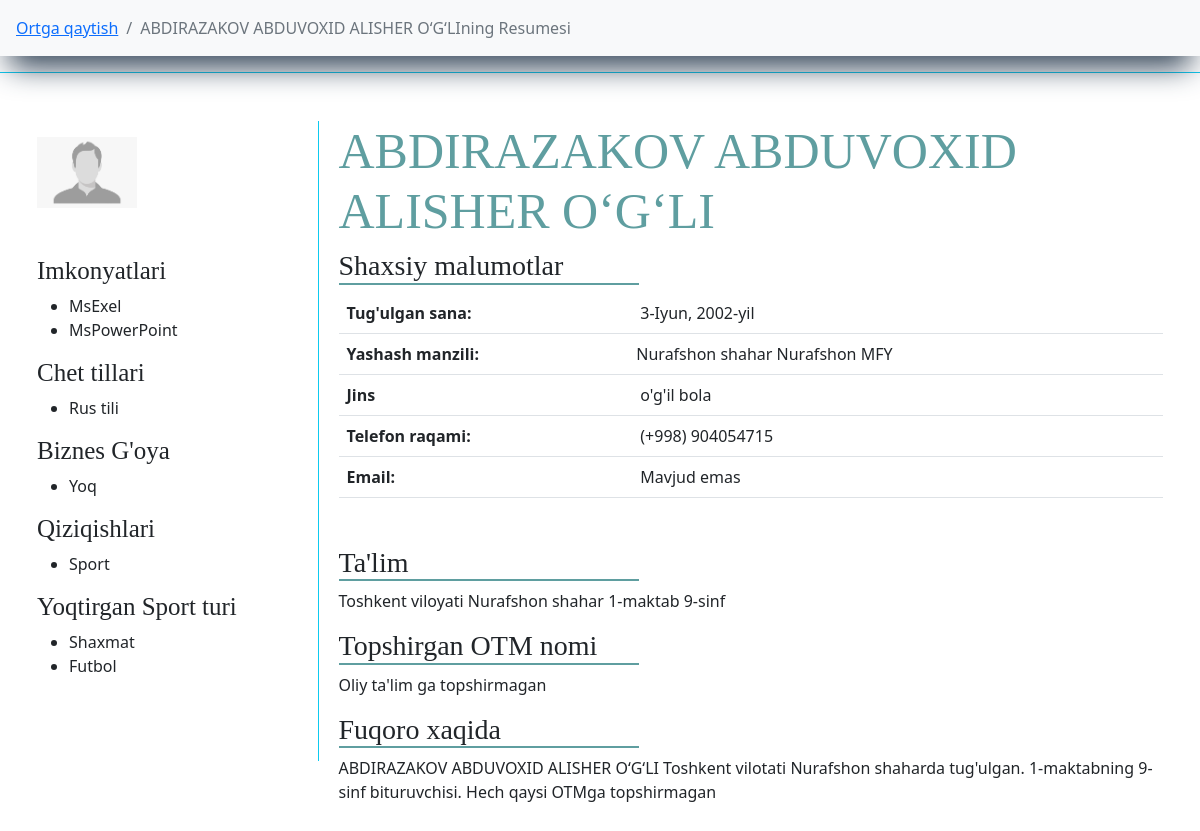
Page /bitiruvchilar/jadval/maktab/bitiruvchi/9/ (signed in) on the committed database.
### main/models.py (models this page shows, shortened)
class Bitiruvchi(models.Model):
    f_name = models.CharField(max_length=l, verbose_name="F.I.Sh")
    img  = models.ImageField(default='default/default.png', upload_to='bitiruvchilar-foto/', verbose_name="Rasm")
    t_sana = models.DateField(verbose_name="Tug'ulgan sana", null=True, blank=True)
    jins = models.CharField(max_length=l, choices=jins, verbose_name="Jinsi", default="o'g'il bola")
    millat = models.CharField(max_length=l, null=True, blank=True)
    tuman = models.ForeignKey(TumanVaShahar, on_delete=models.CASCADE, verbose_name="Yashaydigan tuman(shahar)")
    mahalla = models.ForeignKey(Mahalla, on_delete=models.CASCADE, verbose_name="Mahalla Nomi")
    uy = models.CharField(max_length=l, null=True, blank=True, verbose_name="Ko'cha nomi 45uy")
    phone = models.CharField(max_length=9, verbose_name="Telefon raqam (+998) ", null=True, blank=True)
    email = models.EmailField(max_length=l, verbose_name="E-Pochta", null=True, blank=True)
    imkonyat = models.ManyToManyField(Imkonyat, related_name="abilty", verbose_name="Kompyuter bilimi")
    qiziqish = models.ForeignKey(Qiziqish, related_name="interest", on_delete=models.CASCADE, verbose_name="Qiziqish")
    sport = models.ManyToManyField(Sport, related_name="sport", verbose_name="Qiziqadigan sport turi")
    chettili = models.ManyToManyField(ChetTili, related_name="f_lang")
    idea = models.CharField(verbose_name="Biznes g'oya", max_length=l, choices=yesNo, default="Yoq")
    short_f = models.CharField(max_length=10000, verbose_name="Bizness g'oya haqqida qisqacha (agar bor bo'lsa)", null=True, blank=True)
    add_time = models.DateTimeField(auto_now_add=True)
    def __str__(self):
        return self.f_name

class AutoTime(models.Model):
    name = models.CharField(max_length=l, verbose_name="Nomi")
    add_time = models.DateTimeField(auto_now_add=True)
    def __str__(self):
        return self.name

class Imkonyat(AutoTime):
    def __str__(self):
        return super().__str__()

class AutoTime(models.Model):
    name = models.CharField(max_length=l, verbose_name="Nomi")
    add_time = models.DateTimeField(auto_now_add=True)
    def __str__(self):
        return self.name

class ChetTili(AutoTime):
    def __str__(self):
        return super().__str__()

class Sport(AutoTime):
    def __str__(self):
        return super().__str__()

class TumanVaShahar(AutoTime):
    status = models.CharField(max_length=l, choices=t_sh, default="shaxar")
    def __str__(self):
        return f"{super().name} {self.status}"

class MaktabBitiruvchisi(Bitiruvchi):
    tuman_mk = models.ForeignKey(TumanVaShahar, on_delete=models.SET_NULL, null=True, blank=True, verbose_name="Maktab manzili")
    maktab = models.ForeignKey(Maktab, on_delete=models.CASCADE, verbose_name="Bitirayotgan maktab")
    sinf = models.CharField(max_length=l, choices=sinf, default='9-sinf', verbose_name="Sinf")
    univer_sity = models.CharField(max_length=l, verbose_name="Topshirmoqchi bo'lgan universitet", null=True, blank=True)
    maqsad = models.CharField(max_length=l, choices=aim, null=True, blank=True, default="Ishlamoqchi", verbose_name="Maqsadi")
    vil = models.ForeignKey(Vil, related_name="mk_vil", on_delete=models.SET_NULL, null=True, blank=True, verbose_name="OTM manzili")
    otm_name = models.ForeignKey(Universitet, on_delete=models.SET_NULL, null=True, blank=True, verbose_name="Topshirmoqchi bo'lgan OTM Nomi")
    stu_way_un = models.CharField(max_length=l, null=True, blank=True, verbose_name="Mutaxasislik")
    other_un = models.CharField(max_length=l, verbose_name="ChetEl OTM nomi", null=True, blank=True)
    stu_way_ch = models.CharField(max_length=l, null=True, blank=True, verbose_name="Mutaxasislik")
    def __str__(self):
        return super().__str__()

class Maktab(AutoTime):
    tuman = models.ForeignKey(TumanVaShahar, on_delete=models.CASCADE, verbose_name="Qaysi tuman")
    status = models.CharField(max_length=l, default="O'rta ta'lim maktabi", choices=type_school, blank=True, null=True)
    def __str__(self):
        return f"{super().name}-{self.status}"

### main/views.py (the view)
# urls.py: path("jadval/maktab/bitiruvchi/<pk>/", ResumeMaktabTable, name="RMT"),
def ResumeMaktabTable(request, pk):
    maktab_b = MaktabBitiruvchisi.objects.get(pk=pk)
    return render(request, 'cv/resume_maktab_table.html', {
        'object': maktab_b,
    })

### main/custom_context_processor.py (called while the page is built)
def data_avalible(request):
    all_tumanlar = TumanVaShahar.objects.all().order_by('name')
    context = {
        'all_tumanlar':all_tumanlar,
    }
    return context

### main/models.py (called while the page is built)
    def __str__(self):
        return f"{super().__str__()} MFY"

    def __str__(self):
        return super().__str__()

### templates/cv/resume_maktab_table.html (shortened to what this page needs)
{% extends "main.html" %}
{% block content %}
<nav aria-label="breadcrumb" class="sticky-top bg-light">
    <ol class="breadcrumb p-3">
      <li class="breadcrumb-item"><a href="{% url 'M' %}">Ortga qaytish</a></li>
      <li class="breadcrumb-item active" aria-current="page">{{ object }}ning Resumesi</li>
    </ol>
</nav>
<div class="row">
    <div class="shadow_light col-xxl-5 m-auto p-5 border border-info">
        <div class="img-name">
            <div class="img border-end border-info pt-3">
                <img src="{{ object.img.url }}" width="100" alt="">
                <div class="imkonyat">
                    <h3>Imkonyatlari</h3>
                    <ul>
                        {% for i in object.imkonyat.all %}
                            <li>{{ i }}</li>
                        {% endfor %}
                    </ul>
                    <h3>Chet tillari</h3>
                    <ul>
                        {% for i in object.chettili.all %}
                            <li>{{ i }}</li>
                        {% endfor %}
                    </ul>
                    <h3>Biznes G'oya</h3>
                    <ul>
                        <li>{{ object.idea }}</li>
                    </ul>
                    <h3>Qiziqishlari</h3>
                    <ul>
                        <li>
                            {{ object.qiziqish }}
                        </li>
                    </ul>
                    <h3>Yoqtirgan Sport turi</h3>
                    <ul>
                        {% for i in object.sport.all %}
                            <li>{{ i }}</li>
                        {% empty %}
                            <li>malumot mavjud emas</li>
                        {% endfor %}
                    </ul>
                </div>
            </div>
            <div class="name">
                <div class="user-name">
                    <h1 class="ism">{{ object.f_name }}</h1>
                </div>
                <div class="data">
                    <h3>Shaxsiy malumotlar</h3>
                    <table class="table">
                        <tr>
                            <th>Tug'ulgan sana: </th>
                            {% if object.t_sana %}
                                <td>{{ object.t_sana }}</td>
                            {% else %}
                                <td>Mavjud emas</td>
                            {% endif %}
                        </tr>
                        <tr>
                            <th>Yashash manzili: </th>
                            {% if object.uy %}
                                <td class="ps-1"> {{ object.tuman }} {{ object.mahalla }} {{ object.uy }}</td>
                            {% else %}
                                <td class="ps-1"> {{ object.tuman }} {{ object.mahalla }}</td>
                            {% endif %}
                        </tr>
                        <tr>
                            <th>Jins</th>
                            <td>{{ object.jins }}</td>
                        </tr>
                        <tr>
                            <th>Telefon raqami: </th>
                            <td>(+998) {{ object.phone }}</td>
                        </tr>
                        <tr>
                            <th>Email: </th>
                            {% if object.email %}
                                <td>{{ object.email }}</td>
                            {% else %}
                                <td>Mavjud emas</td>
                            {% endif %}
                        </tr>
                    </table>
                    <div class="info-data">
                    <h3 class="">
                        Ta'lim
                    </h3>
                    {% if object.tuman_mk %}
                        <p>
                            Toshkent viloyati {{ object.tuman_mk }} {{ object.maktab }} {{ object.sinf }}
                        </p>
                    {% else %}
                        <p>
                            Toshkent viloyati {{ object.tuman }} {{ object.maktab }}ning {{ object.sinf }}
                        </p>
                    {% endif %}
                    <h3>Topshirgan OTM nomi</h3>
                    {% if object.univer_sity %}
                        <p>
                            {{ object.univer_sity }}
                        </p>
                    {% elif object.otm_name %}
                        <p>
                            {{ object.vil }}ning {{ object.otm_name }} --- {{ object.stu_way_un }}
                        </p>
                    {% elif object.other_un %}
                        <p>
                            {{ object.other_un }}
                        </p>
                    {% else %}
                        <p>
                            Oliy ta'lim ga topshirmagan
                        </p>
                    {% endif %}
                        <h3>Fuqoro xaqida</h3>
                        <p>
                        {{ object.f_name }} Toshkent vilotati {{ object.tuman }}da tug'ulgan.
                        {{ object.maktab }}ning {{ object.sinf }} bituruvchisi.
                        {% if object.univer_sity %}
                            Hozirda "{{ object.univer_sity }}" ga topshirgan.
                        {% elif object.otm_name %}
                            Hozirda "{{ object.otm_name }}" ga topshirgan.
                        {% elif object.other_un %}
                            Hozirda "{{ object.other_un }}" ga topshirgan.
                        {% else %}
                            Hech qaysi OTMga topshirmagan
                        {% endif %}
                        </p>
                    </div>
                </div>
            </div>
        </div>
    </div>
</div>
{% endblock %}

### static/css/style.css (style rules this page uses)
body { overflow-x: hidden; }
h1 { font-weight: 500 !important; }
nav { box-shadow: rgb(38, 57, 77) 0px 20px 30px -10px; }
a { text-decoration: none; }
.img-name { width: 100%; display: inline-flex; justify-content: space-between; }
.img { width: 25%; height: 80vh; }
.name { width: 75%; padding-left: 20px; }
.ism { font-size: 50px; color: cadetblue; font-family: fantasy; }
.info-data h3, .data h3 { width: 300px; font-family: serif; border-bottom: 2px solid cadetblue; }
.imkonyat h3 { font-size: 25px; font-family: serif; }
.shadow_light { box-shadow: rgba(255, 255, 255, 0.1) 0px 1px 1px 0px inset, rgba(50, 50, 93, 0.25) 0px 50px 100px -20px, rgba(0, 0, 0, 0.3) 0px 30px 60px -30px; }
@media only screen and (max-width: 1290px) { .ism { font-size: 50px; } }

### rows in the picture
Bitiruvchi: f_name "ABDIRAZAKOV ABDUVOXID ALISHER O‘G‘LI", img (placeholder picture), idea "Yoq", qiziqish "Sport", t_sana "3-Iyun, 2002-yil", tuman "Nurafshon shahar", mahalla "Nurafshon MFY", jins "o'g'il bola", phone "904054715"
Imkonyat: name "MsExel"
Imkonyat: name "MsPowerPoint"
ChetTili: name "Rus tili"
Sport: name "Shaxmat"
Sport: name "Futbol"
MaktabBitiruvchisi: tuman_mk "Nurafshon shahar", maktab "1-maktab", sinf "9-sinf"
